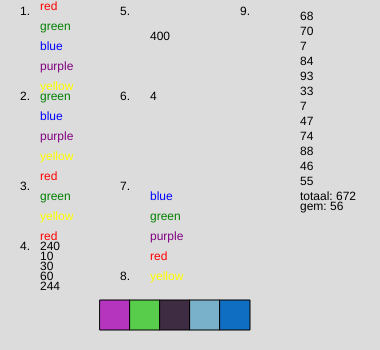
Frame 1 (no input)
Frame 60 (no input): identical to frame 1, image omitted
Frame 120 (the mouse pressed at the canvas centre since frame 60): identical to frame 1, image omitted

The p5.js sketch that drew this single still picture (run headless with seeded random() and noise() and a simulated clock; from frame 60 on, the mouse is pressed at the canvas centre):

// p5.js sketch
// ── sketch.js
let kleurenR = []
let getalR = []

function setup() {
  createCanvas(380, 350);
  for (let i = 0; i < 5; i++) {
    kleurenR.push(color(random(255), random(255), random(255)));
  }
  for (let i = 0; i < 12; i++) {
    getalR.push(round(random(0,100)));
  }
}

function draw() {
  background(220);
  text("1." ,20, 15);
  text("2.", 20, 100);
  text("3.", 20, 190);
  text("4.", 20, 250);
  text("5.", 120, 15);
  text("6.", 120, 100);
  text("7.", 120, 190);
  text("8.", 120, 280);
  text("9.", 240, 15);
//1: Kleuren in een array
let kleuren = [ "red", "green", "blue", "purple", "yellow"]
for ( let i = 0; i < kleuren.length; i++) {
  fill(kleuren[i])
  text((kleuren[i]),40, 10 + i * 20)
}
//2: Pas de array aan met pop
  kleuren.shift("red");
  kleuren.push("red");
 for ( let i = 0; i < kleuren.length; i++) {
  fill(kleuren[i])
  text((kleuren[i]),40, 100 + i * 20)
}
//3: Twee kleuren weghalen
  kleuren.splice(1,2)
for ( let i = 0; i < kleuren.length; i++) {
  fill(kleuren[i])
  text((kleuren[i]),40, 200 + i * 20)
}
fill(0)
//4: Getallen filteren
let getallen = [400, 240, 10, 490, 30, 60, 244, 500, 301, 300]
let teller = 0;
for (let i = 0; i < getallen.length; i++) {
  if (getallen[i] < 300){
    text(getallen[i], 40, 250 + teller * 10);
    teller++;
  }
  }
//5: Meerdere arrays optellen bij elkaar
let totaal = 0
let getalA = [3, 55, 93, 20, 102, 6]
let getalB = [14, 22, 80, 5]
  for (let i = 0; i < getalA.length; i++) {
    totaal = totaal + getalA[i];
  }
  for (let i = 0; i < getalB.length; i++) {
    totaal = totaal + getalB[i];
  }
  text(totaal, 150,40)

let woord = "Overheidsfinancieringstekort."
let E = 0
  for(let i = 0; i < woord.length; i++)
  {
    if ( woord[i] == "e")
    {
      E++;
    }
  }
  text(E,150, 100 )
let kleurenA = [ "red", "green", "blue", "purple", "yellow"]
  kleurenA.sort();
  for ( let i = 0; i < kleurenA.length; i++) {
    fill(kleurenA[i])
    text(kleurenA[i],150, 200 + i * 20)
  }
  fill(0)


for (let i = 0; i < kleurenR.length; i++) {
    fill(kleurenR[i]);
    rect(100 + i * 30, 300, 30, 30);
  }
  fill(0)

 let totaalR = 0;
 let gem = 0;
for (let i = 0; i < getalR.length; i++) {
   text(getalR[i], 300, 20 + i * 15);
   totaalR = totaalR + getalR[i]
   gem = round(totaalR/12)
}  


text("totaal: "+totaalR ,300, 200 )
text("gem: "+gem, 300,210)

}
